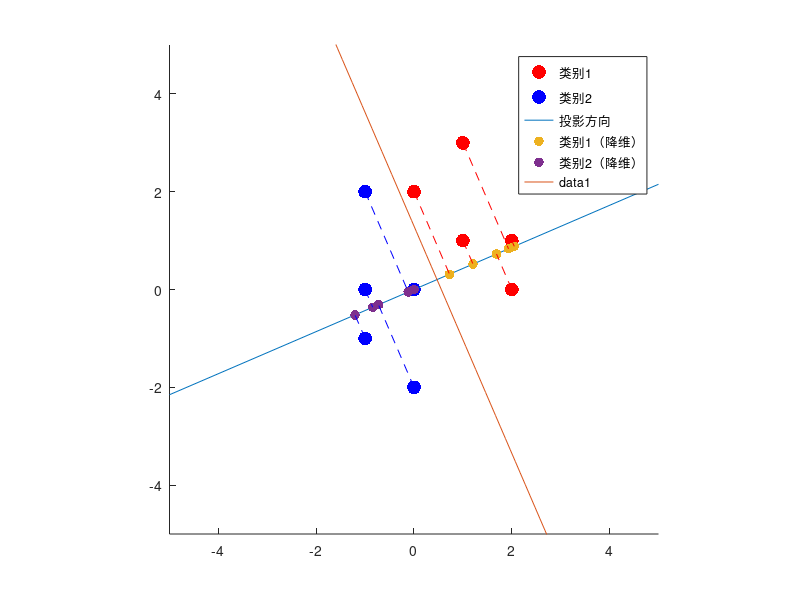

Source code (MATLAB):
% fisher
%% specify samples
situation = 2;

if situation == 1
    w1 = [
        2,0;
        2,2;
        2,4;
        3,3;
        ];
    w2 = [
        0,3;
        -2,2;
        -1,-1;
        1,-2;
        3,-1;
        ];
else
    w1 = [
        1,1;
        2,0;
        2,1;
        0,2;
        1,3;
        ];
    w2 = [
        -1,2;
        0,0;
        -1,0;
        -1,-1;
        0,-2;
        ];
end

%% scatter
figure;
hold on;
scatter(w1(:,1),w1(:,2),100,'r','filled');
scatter(w2(:,1),w2(:,2),100,'b','filled');
axis([-5 5 -5 5]);

%% fisher kernel
m1 = mean(w1);
m2 = mean(w2);

Sw = size(w1,1) * cov(w1,1) + size(w2,1) * cov(w2,1);
W = Sw \ (m1-m2)';
W = W / norm(W);

%% plot
% target line equation:
% y = k * x
plot([-5 5],[-5 5]*W(2)/W(1));

% projected samples
w1p = w1 * (W * W');
w2p = w2 * (W * W');

scatter(w1p(:,1),w1p(:,2),50,'r^','filled');
scatter(w2p(:,1),w2p(:,2),50,'b^','filled');

% projection lines
n1 = size(w1,1);
t = [w1(:),w1p(:)]';
plot(t(:,1:n1),t(:,n1+1:end),'r--');

n2 = size(w2,1);
t = [w2(:),w2p(:)]';
plot(t(:,1:n2),t(:,n2+1:end),'b--');

axis equal;
legend('类别1','类别2','投影方向','类别1（降维）','类别2（降维）');

% boundary
m1p = mean(w1p);
m2p = mean(w2p);
x = linspace(-5,5);
y = -W(1)/W(2)*(x-(m1p(1)+m2p(1))/2) + (m1p(2)+m2p(2))/2;
line(x,y);
